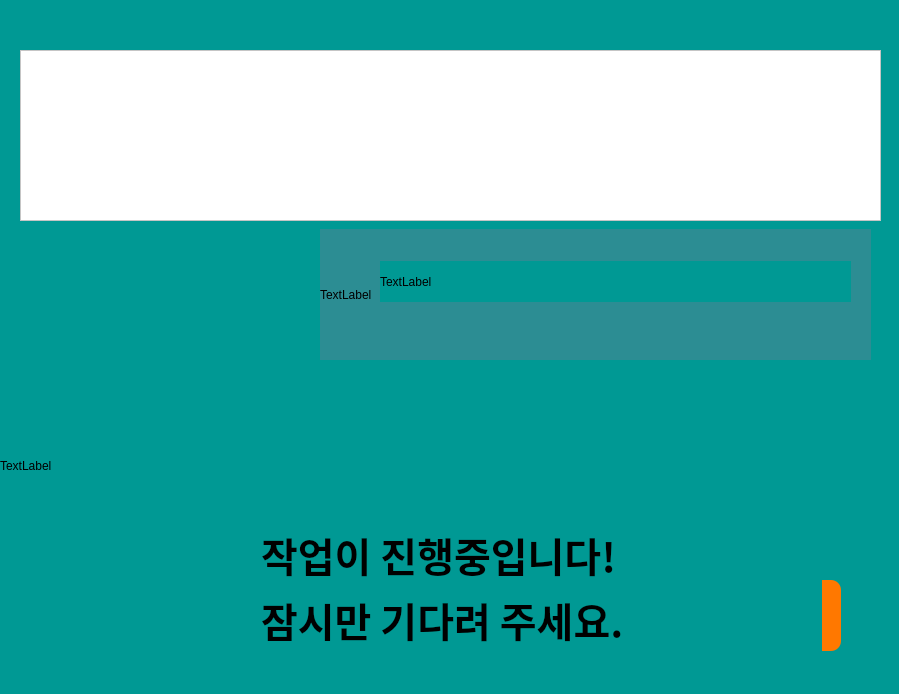
<?xml version="1.0" encoding="UTF-8"?>
<ui version="4.0">
 <class>Dialog</class>
 <widget class="QDialog" name="Dialog">
  <property name="geometry">
   <rect>
    <x>0</x>
    <y>0</y>
    <width>899</width>
    <height>694</height>
   </rect>
  </property>
  <property name="windowTitle">
   <string>Dialog</string>
  </property>
  <property name="styleSheet">
   <string notr="true">background-color:rgb(0, 153, 148)</string>
  </property>
  <widget class="QPushButton" name="pushButton">
   <property name="geometry">
    <rect>
     <x>570</x>
     <y>580</y>
     <width>271</width>
     <height>71</height>
    </rect>
   </property>
   <property name="font">
    <font>
     <family>Ubuntu Sans Mono</family>
     <pointsize>20</pointsize>
     <weight>75</weight>
     <bold>true</bold>
    </font>
   </property>
   <property name="styleSheet">
    <string notr="true">QPushButton {
    background-color:  rgb(255, 120, 0);
    color: white;
    border-radius: 10px;
    padding: 10px 20px;
}
QPushButton:hover {
    background-color: rgb(255, 120, 0);
}</string>
   </property>
   <property name="text">
    <string>작업 시작</string>
   </property>
  </widget>
  <widget class="QLabel" name="label">
   <property name="geometry">
    <rect>
     <x>0</x>
     <y>250</y>
     <width>461</width>
     <height>431</height>
    </rect>
   </property>
   <property name="text">
    <string>TextLabel</string>
   </property>
  </widget>
  <widget class="QTableWidget" name="tableWidget">
   <property name="geometry">
    <rect>
     <x>20</x>
     <y>50</y>
     <width>861</width>
     <height>171</height>
    </rect>
   </property>
   <property name="styleSheet">
    <string notr="true">background-color:rgb(255, 255, 255)</string>
   </property>
  </widget>
  <widget class="QLabel" name="label_2">
   <property name="geometry">
    <rect>
     <x>320</x>
     <y>229</y>
     <width>551</width>
     <height>131</height>
    </rect>
   </property>
   <property name="styleSheet">
    <string notr="true">background-color:rgb(44, 141, 147)</string>
   </property>
   <property name="text">
    <string>TextLabel</string>
   </property>
  </widget>
  <widget class="QLabel" name="label_3">
   <property name="geometry">
    <rect>
     <x>380</x>
     <y>261</y>
     <width>471</width>
     <height>41</height>
    </rect>
   </property>
   <property name="text">
    <string>TextLabel</string>
   </property>
  </widget>
  <widget class="QLabel" name="label_4">
   <property name="geometry">
    <rect>
     <x>261</x>
     <y>564</y>
     <width>561</width>
     <height>111</height>
    </rect>
   </property>
   <property name="font">
    <font>
     <family>Ubuntu Sans Mono</family>
     <pointsize>30</pointsize>
     <weight>75</weight>
     <bold>true</bold>
    </font>
   </property>
   <property name="lineWidth">
    <number>1</number>
   </property>
   <property name="text">
    <string>잠시만 기다려 주세요.</string>
   </property>
  </widget>
  <widget class="QLabel" name="label_5">
   <property name="geometry">
    <rect>
     <x>261</x>
     <y>509</y>
     <width>561</width>
     <height>91</height>
    </rect>
   </property>
   <property name="font">
    <font>
     <family>Ubuntu Sans Mono</family>
     <pointsize>30</pointsize>
     <weight>75</weight>
     <bold>true</bold>
    </font>
   </property>
   <property name="lineWidth">
    <number>1</number>
   </property>
   <property name="text">
    <string>작업이 진행중입니다!</string>
   </property>
  </widget>
 </widget>
 <resources/>
 <connections/>
</ui>
